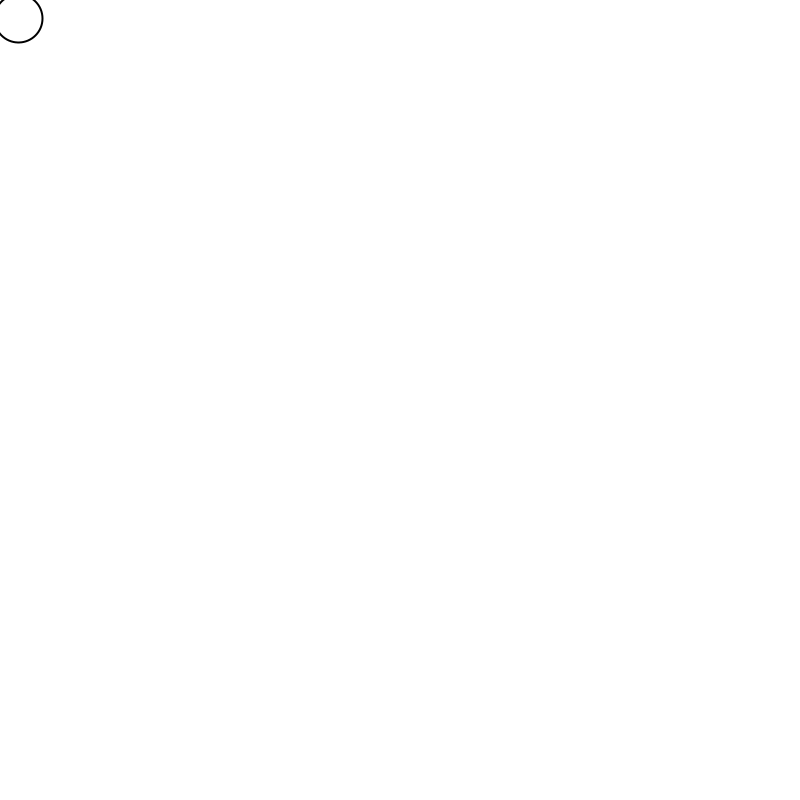
Frame 1 (no input)
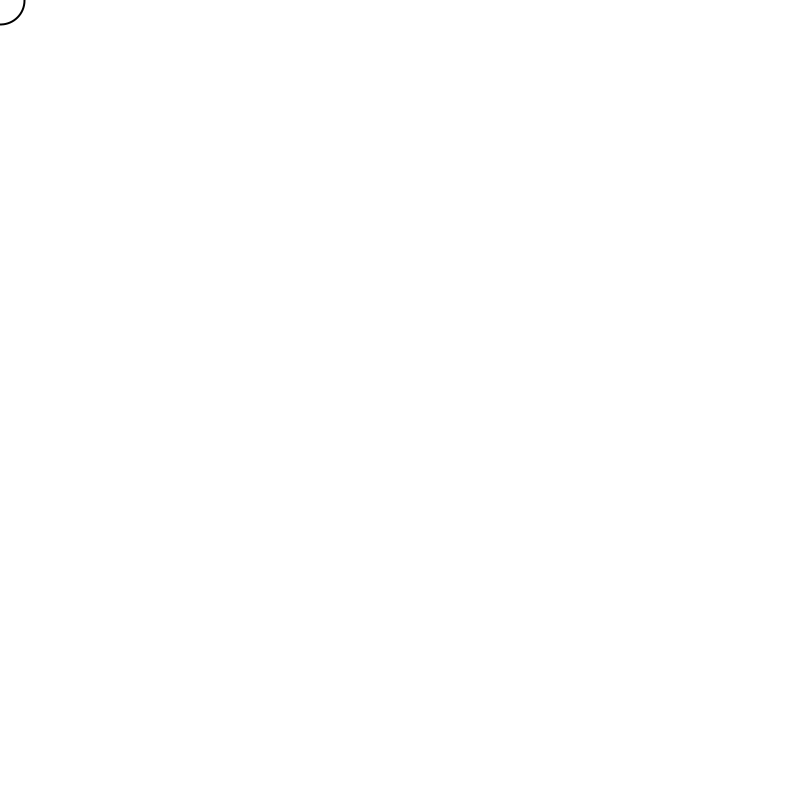
Frame 60 (the mouse pressed at the canvas centre just before this capture)
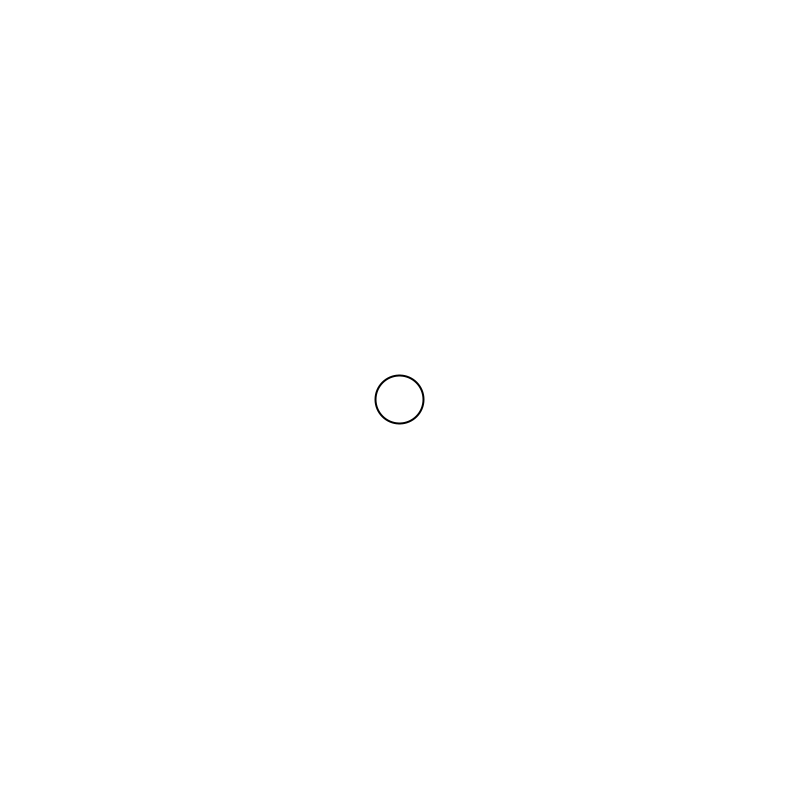
Frame 120 (the mouse held since frame 60 and released just before this capture)

The Processing sketch that drew these frames (run headless with seeded random() and noise(); from frame 60 on, the mouse is pressed at the canvas centre):

// Processing sketch: Ball_follow_mouse
// ── Ball_follow_mouse.pde
//Name: Keenan McEntee
//Student ID: C00201892
//Ball following mouse

PVector position;
PVector velocity;
float speed;
void setup()
{
  size(800,800);
  smooth();
  stroke(0);
  strokeWeight(2);
  position = new PVector(20,20);
  velocity = new PVector(0,0);
  speed = 0.1;
}

void draw()
{
  background(255);
  velocity = new PVector(mouseX,mouseY);
  velocity.sub(position);
  velocity.mult(speed);
  position.add(velocity);
  
  
  ellipse(position.x,position.y,48,48);
}
